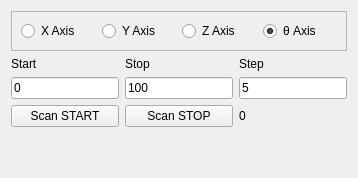
         <widget class="QWidget" name="tab_6">
          <attribute name="title">
           <string>XYZT scan control</string>
          </attribute>
          <layout class="QGridLayout" name="gridLayout_16">
           <item row="0" column="0" colspan="3">
            <widget class="QFrame" name="frame_5">
             <property name="frameShape">
              <enum>QFrame::StyledPanel</enum>
             </property>
             <property name="frameShadow">
              <enum>QFrame::Raised</enum>
             </property>
             <layout class="QHBoxLayout" name="horizontalLayout_4">
              <item>
               <widget class="QRadioButton" name="axis_x_rbtn">
                <property name="text">
                 <string>X Axis</string>
                </property>
               </widget>
              </item>
              <item>
               <widget class="QRadioButton" name="axis_y_rbtn">
                <property name="text">
                 <string>Y Axis</string>
                </property>
               </widget>
              </item>
              <item>
               <widget class="QRadioButton" name="axis_z_rbtn">
                <property name="text">
                 <string>Z Axis</string>
                </property>
               </widget>
              </item>
              <item>
               <widget class="QRadioButton" name="axis_th_rbtn">
                <property name="text">
                 <string>θ Axis</string>
                </property>
                <property name="checked">
                 <bool>true</bool>
                </property>
               </widget>
              </item>
             </layout>
            </widget>
           </item>
           <item row="1" column="1">
            <widget class="QLabel" name="label_4">
             <property name="text">
              <string>Stop</string>
             </property>
            </widget>
           </item>
           <item row="1" column="0">
            <widget class="QLabel" name="label_3">
             <property name="text">
              <string>Start</string>
             </property>
            </widget>
           </item>
           <item row="1" column="2">
            <widget class="QLabel" name="label_15">
             <property name="text">
              <string>Step</string>
             </property>
            </widget>
           </item>
           <item row="3" column="1">
            <widget class="QPushButton" name="scan_stop_btn">
             <property name="text">
              <string>Scan STOP</string>
             </property>
            </widget>
           </item>
           <item row="4" column="0">
            <spacer name="verticalSpacer_4">
             <property name="orientation">
              <enum>Qt::Vertical</enum>
             </property>
             <property name="sizeHint" stdset="0">
              <size>
               <width>20</width>
               <height>40</height>
              </size>
             </property>
            </spacer>
           </item>
           <item row="2" column="1">
            <widget class="QLineEdit" name="scan_stop_entry">
             <property name="text">
              <string>100</string>
             </property>
            </widget>
           </item>
           <item row="3" column="0">
            <widget class="QPushButton" name="scan_start_btn">
             <property name="text">
              <string>Scan START</string>
             </property>
            </widget>
           </item>
           <item row="2" column="0">
            <widget class="QLineEdit" name="scan_start_entry">
             <property name="text">
              <string>0</string>
             </property>
            </widget>
           </item>
           <item row="2" column="2">
            <widget class="QLineEdit" name="scan_step_entry">
             <property name="text">
              <string>5</string>
             </property>
            </widget>
           </item>
           <item row="3" column="2">
            <widget class="QLabel" name="scan_act_pos">
             <property name="text">
              <string>0</string>
             </property>
            </widget>
           </item>
          </layout>
         </widget>
